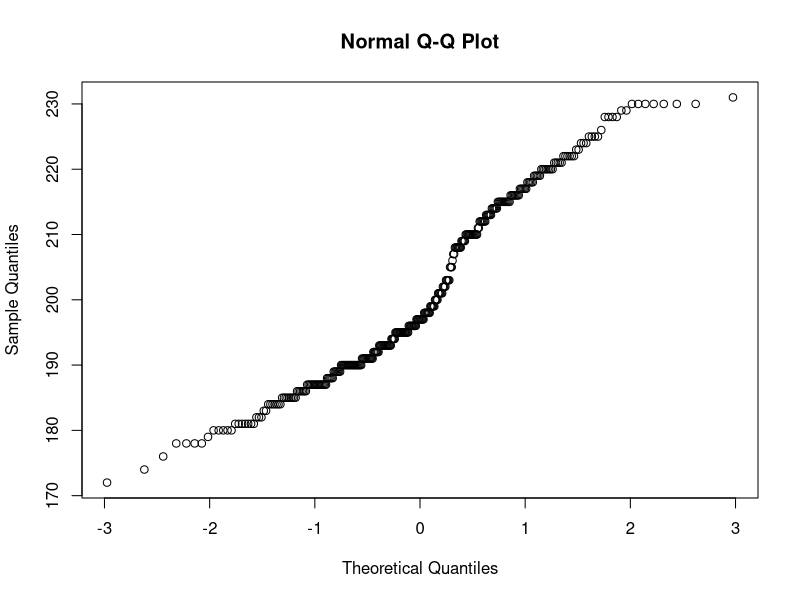
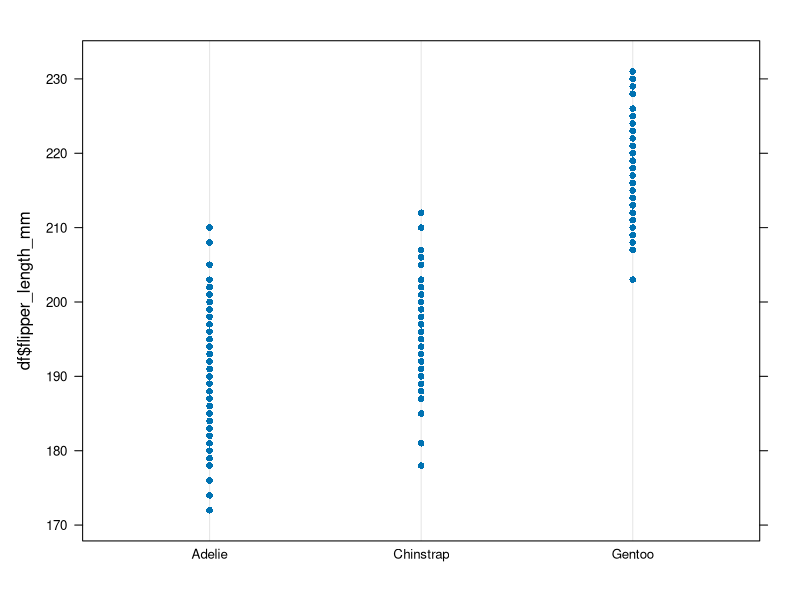
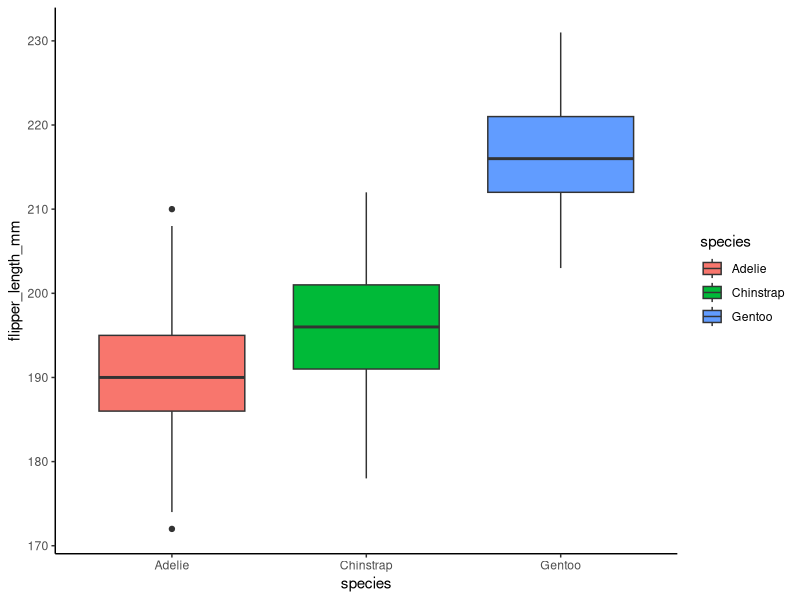
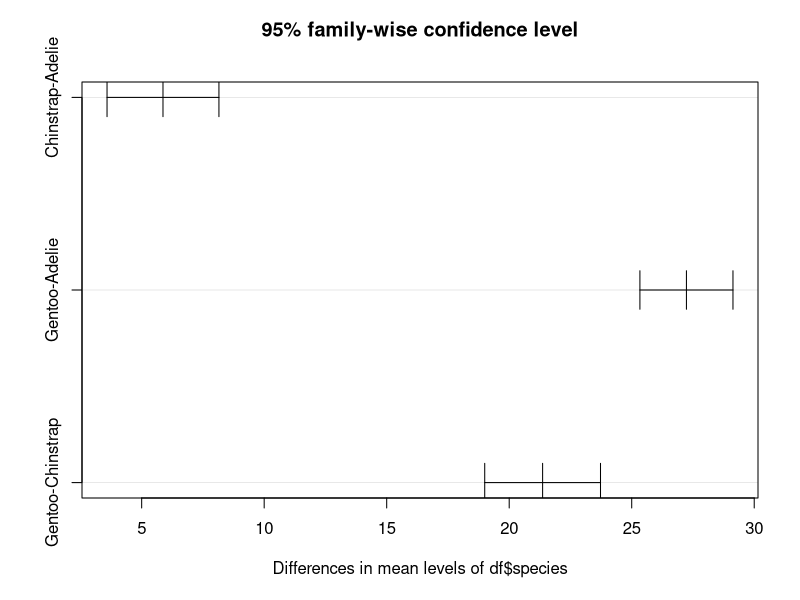

Generate these figures, in order, with R:
## ---- chunk 1
library(palmerpenguins)
df <- palmerpenguins::penguins
head(df)
tail(df)
## ---- chunk 2
unique(df$species)
unique(df$island)
unique(df$sex)
unique(df$year)
## ---- chunk 3
summary(df)
## ---- chunk 4
library(tidyverse)
shapiro.test(df$flipper_length_mm)
qqnorm(df$flipper_length_mm)
df %>% 
  select(. , flipper_length_mm) %>% 
  group_by(df$species) %>% 
  summarise(avg = mean(flipper_length_mm))
## ---- chunk 5
library(tidyverse)
df %>% 
  select(. , flipper_length_mm) %>% 
  drop_na() %>% 
  summarise(shapiro_value = shapiro.test(flipper_length_mm)$p.value)
## ---- chunk 6
library(tidyverse)
df %>% 
  select(. , flipper_length_mm) %>% 
  group_by(df$species) %>% 
  drop_na() %>% 
  summarise(shapiro_pvalue = shapiro.test(flipper_length_mm)$p.value)
## ---- chunk 7
library(tidyverse)
library(car)
leveneTest(df$flipper_length_mm ~ df$species, data = df)
## ---- chunk 8
library(lattice)
dotplot(df$flipper_length_mm ~ df$species , data = df)
## ---- chunk 9
library(ggplot2)
ggplot(df, mapping = aes(species, flipper_length_mm, fill = species))+geom_boxplot()+theme_classic()
## ---- chunk 10
library(tidyverse)
df %>% 
  select(., flipper_length_mm) %>% 
  group_by(df$species) %>% 
  drop_na() %>% 
  summarise( avg = mean(flipper_length_mm), sd = sd(flipper_length_mm))
## ---- chunk 11
library(stats)
oneway.test(df$flipper_length_mm ~ df$species,  data = df, var.equal = TRUE)
## ---- chunk 12
 res_aov <- aov(df$flipper_length_mm ~ df$species, data= df)
summary(res_aov)
## ---- chunk 13
library(multcomp)
library(stats)
res_aov <- aov(df$flipper_length_mm ~ df$species, data= df)
post_test <- TukeyHSD(res_aov)
plot(post_test)
